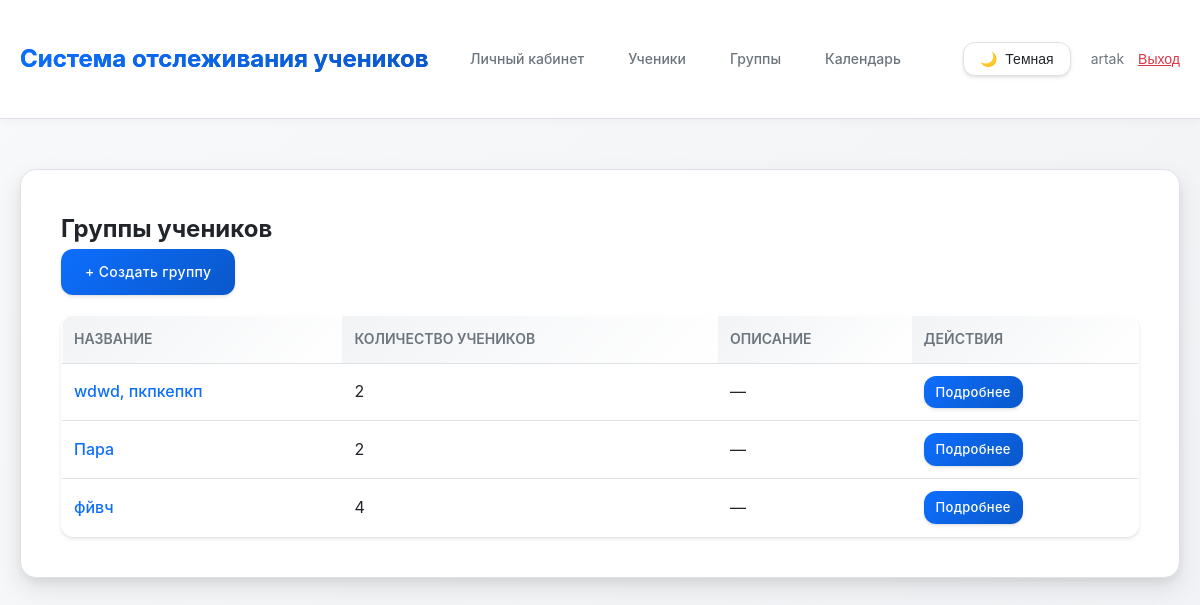
Screenshot of /groups/ (signed in) with the database file from the repository.
### main/models.py (models this page shows, shortened)
class StudentGroup(models.Model):
    tutor = models.ForeignKey(Tutor, on_delete=models.CASCADE, related_name='groups', verbose_name='Репетитор')
    name = models.CharField(max_length=200, verbose_name='Название группы')
    description = models.TextField(blank=True, verbose_name='Описание')
    created_at = models.DateTimeField(auto_now_add=True, verbose_name='Дата создания')
    updated_at = models.DateTimeField(auto_now=True, verbose_name='Дата обновления')
    is_active = models.BooleanField(default=True, verbose_name='Активна')
    class Meta:
        verbose_name = 'Группа учеников'
        verbose_name_plural = 'Группы учеников'
        ordering = ['name']
    def get_students_count(self):
        return self.students.filter(is_active=True).count()

### main/views.py (the view)
# urls.py: path('groups/', views.group_list, name='group_list'),
@login_required
def group_list(request):
    tutor = get_tutor(request)
    if not tutor:
        messages.error(request, 'Профиль репетитора не найден.')
        return redirect('dashboard')
    groups = StudentGroup.objects.filter(tutor=tutor, is_active=True)
    return render(request, 'main/group_list.html', {'groups': groups})

### main/views.py (called while the page is built)
def get_tutor(request):
    if request.user.is_authenticated:
        try:
            return request.user.tutor
        except Tutor.DoesNotExist:
            return None
    return None

### main/templates/main/group_list.html (shortened to what this page needs)
{% extends 'main/base.html' %}
{% block content %}
<div class="page-header">
    <h2>Группы учеников</h2>
    <a href="{% url 'group_create' %}" class="btn">+ Создать группу</a>
</div>
{% if groups %}
    <table>
        <thead>
            <tr>
                <th>Название</th>
                <th>Количество учеников</th>
                <th>Описание</th>
                <th>Действия</th>
            </tr>
        </thead>
        <tbody>
            {% for group in groups %}
            <tr>
                <td>
                    <a href="{% url 'group_detail' group.pk %}" style="font-weight: 500;">{{ group.name }}</a>
                </td>
                <td>{{ group.get_students_count }}</td>
                <td>{{ group.description|truncatewords:10|default:"—" }}</td>
                <td>
                    <a href="{% url 'group_detail' group.pk %}" class="btn btn-sm" style="padding: 6px 12px; font-size: 13px;">Подробнее</a>
                </td>
            </tr>
            {% endfor %}
        </tbody>
    </table>
{% else %}
    <div class="empty-state">
        <p>У вас пока нет групп учеников.</p>
        <a href="{% url 'group_create' %}" class="btn">+ Создать первую группу</a>
    </div>
{% endif %}
{% endblock %}

### main/templates/main/base.html (shortened to what this page needs)
{% load static %}
<!DOCTYPE html>
<html lang="ru">
<head>
</head>
<body>
    <header>
        <div class="container">
            <div style="display: flex; justify-content: space-between; align-items: center;">
                <h1><a href="{% url 'dashboard' %}" style="color: var(--text-primary); text-decoration: none;">Система отслеживания учеников</a></h1>
                <div style="display: flex; align-items: center; gap: 20px;">
                    {% if user.is_authenticated %}
                        <nav>
                            <a href="{% url 'dashboard' %}">Личный кабинет</a>
                            <a href="{% url 'student_list' %}">Ученики</a>
                            <a href="{% url 'group_list' %}">Группы</a>
                            <a href="{% url 'calendar' %}">Календарь</a>
                        </nav>
                        <button class="theme-toggle" id="theme-toggle" aria-label="Переключить тему">
                            <span id="theme-icon">🌙</span>
                            <span id="theme-text">Темная</span>
                        </button>
                        <div style="font-size: 14px; color: var(--text-secondary);">
                            {{ user.get_full_name|default:user.username }}
                            <form method="post" action="{% url 'logout' %}" style="display: inline;">
                                <button type="submit" style="background: none; border: none; color: var(--btn-danger); cursor: pointer; text-decoration: underline; padding: 0; margin-left: 10px; font-size: 14px;">Выход</button>
                            </form>
                        </div>
                    {% else %}
                        <nav>
                            <a href="{% url 'login' %}">Вход</a>
                            <a href="{% url 'register' %}">Регистрация</a>
                        </nav>
                    {% endif %}
                </div>
            </div>
        </div>
    </header>
    <div class="container">
        <div class="content">
            {% block content %}{% endblock %}
        </div>
    </div>
</body>
</html>

### rows the page displays
StudentGroup: name "wdwd, пкпкепкп", get_students_count "2", description "—"
StudentGroup: name "Пара", get_students_count "2", description "—"
StudentGroup: name "фйвч", get_students_count "4", description "—"

### other values shown
{{ user.get_full_name|default:user.username }} "artak"
